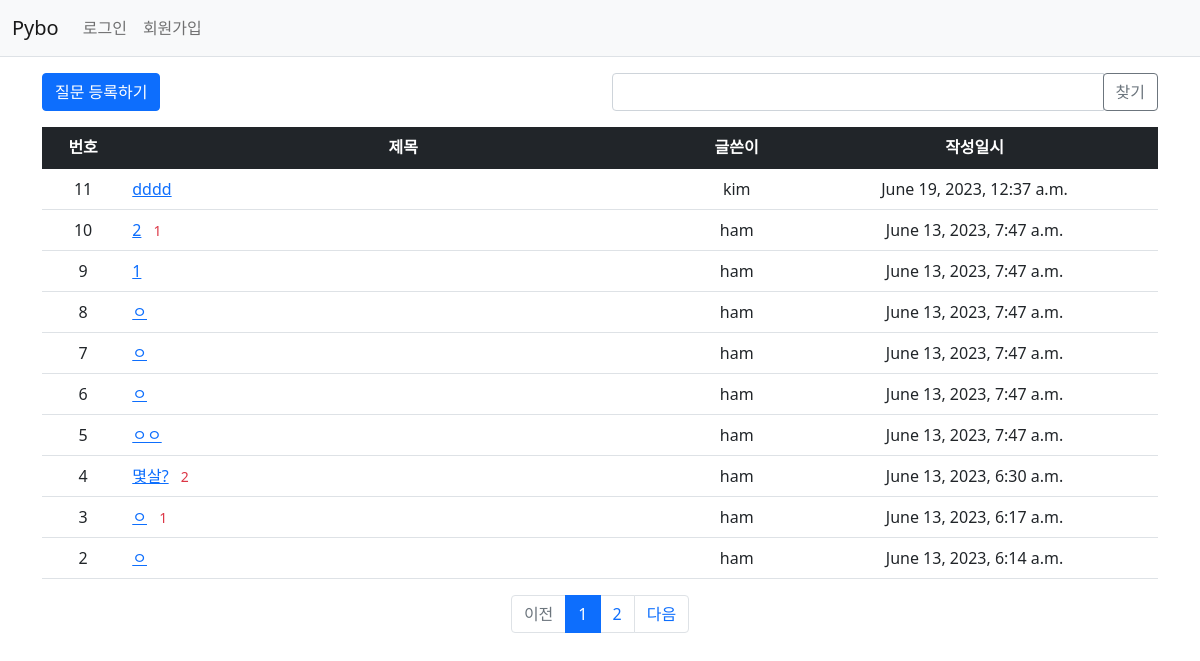
The page / on the database its author committed.
### pybo/models.py (models this page shows)
class Question(models.Model):
    author = models.ForeignKey(User, on_delete=models.CASCADE, null=True, related_name='author_question')
    subject = models.CharField(max_length=200)
    content = models.TextField()
    create_date = models.DateTimeField()
    modify_date = models.DateTimeField(null=True, blank=True)
    voter = models.ManyToManyField(User, related_name='voter_question')

### pybo/views.py (the view, shortened to what this page needs)
# urls.py: path('', views.index, name='index'),  # '/' 에 해당되는 path
def index(request):
    page = request.GET.get('page', '1')  # 페이지
    kw = request.GET.get('kw', '')  # 검색어
    question_list = Question.objects.order_by('-create_date')
    paginator = Paginator(question_list, 10)  # 페이지당 10개씩 보여주기
    page_obj = paginator.get_page(page)
    context = {'question_list': page_obj, 'page': page, 'kw': kw}
    return render(request, 'pybo/question_list.html', context)

### pybo/templatetags/pybo_filter.py (called while the page is built)
@register.filter
def sub(value, arg):
    return value - arg

### templates/pybo/question_list.html (shortened to what this page needs)
{% extends 'base.html' %}
{% load pybo_filter %}
{% block content %}
<div class="container my-3">
    <div class="row my-3">
        <div class="col-6">
            <a href="{% url 'pybo:question_create' %}" class="btn btn-primary">질문 등록하기</a>
        </div>
        <div class="col-6">
            <div class="input-group">
                <input type="text" id="search_kw" class="form-control" value="{{ kw|default_if_none:'' }}">
                <div class="input-group-append">
                    <button class="btn btn-outline-secondary" type="button" id="btn_search">찾기</button>
                </div>
            </div>
        </div>
    </div>
    <table class="table">
        <thead>
        <tr class="text-center table-dark">
            <th>번호</th>
            <th style="width:50%">제목</th>
            <th>글쓴이</th>
            <th>작성일시</th>
        </tr>
        </thead>
        <tbody>
        {% if question_list %}
        {% for question in question_list %}
        <tr class="text-center">
             <td>
                {{ question_list.paginator.count|sub:question_list.start_index|sub:forloop.counter0|add:1 }}
            </td>
            <td class="text-start">
                <a href="{% url 'pybo:detail' question.id %}">{{ question.subject }}</a>
                 {% if question.answer_set.count > 0 %}
    <span class="text-danger small mx-2">{{ question.answer_set.count }}</span>
    {% endif %}
            </td>
            <td>{{ question.author.username }}</td>
            <td>{{ question.create_date }}</td>
        </tr>
        {% endfor %}
        {% else %}
        <tr>
            <td colspan="4">질문이 없습니다.</td>
        </tr>
        {% endif %}
        </tbody>
    </table>
    <ul class="pagination justify-content-center">
        {% if question_list.has_previous %}
        <li class="page-item">
            <a class="page-link" data-page="{{ question_list.previous_page_number }}"
           href="javascript:void(0)">이전</a>
        </li>
        {% else %}
        <li class="page-item disabled">
            <a class="page-link" tabindex="-1" aria-disabled="true" href="#">이전</a>
        </li>
        {% endif %}
        {% for page_number in question_list.paginator.page_range %}
        {% if page_number >= question_list.number|add:-5 and page_number <= question_list.number|add:5 %}
        {% if page_number == question_list.number %}
        <li class="page-item active" aria-current="page">
            <a class="page-link" data-page="{{ page_number }}"
           href="javascript:void(0)">{{ page_number }}</a>
        </li>
        {% else %}
        <li class="page-item">
            <a class="page-link" data-page="{{ page_number }}"
           href="javascript:void(0)">{{ page_number }}</a>
        </li>
        {% endif %}
        {% endif %}
        {% endfor %}
        {% if question_list.has_next %}
        <li class="page-item">
            <a class="page-link" data-page="{{ question_list.next_page_number }}"
           href="javascript:void(0)">다음</a>
        </li>
        {% else %}
        <li class="page-item disabled">
            <a class="page-link" tabindex="-1" aria-disabled="true" href="#">다음</a>
        </li>
        {% endif %}
    </ul>
</div>
{% endblock %}

### rows shown on the page
Question: paginator.count|sub "11", subject "dddd", author.username "kim", create_date "June 19, 2023, 12:37 a.m."
Question: paginator.count|sub "10", subject "2", answer_set.count "1", author.username "ham", create_date "June 13, 2023, 7:47 a.m."
Question: paginator.count|sub "9", subject "1", author.username "ham", create_date "June 13, 2023, 7:47 a.m."
Question: paginator.count|sub "8", subject "ㅇ", author.username "ham", create_date "June 13, 2023, 7:47 a.m."
Question: paginator.count|sub "7", subject "ㅇ", author.username "ham", create_date "June 13, 2023, 7:47 a.m."
Question: paginator.count|sub "6", subject "ㅇ", author.username "ham", create_date "June 13, 2023, 7:47 a.m."
Question: paginator.count|sub "5", subject "ㅇㅇ", author.username "ham", create_date "June 13, 2023, 7:47 a.m."
Question: paginator.count|sub "4", subject "몇살?", answer_set.count "2", author.username "ham", create_date "June 13, 2023, 6:30 a.m."
Question: paginator.count|sub "3", subject "ㅇ", answer_set.count "1", author.username "ham", create_date "June 13, 2023, 6:17 a.m."
Question: paginator.count|sub "2", subject "ㅇ", author.username "ham", create_date "June 13, 2023, 6:14 a.m."

### other values the page prints
{{ page_number }} "1"
{{ page_number }} "2"
